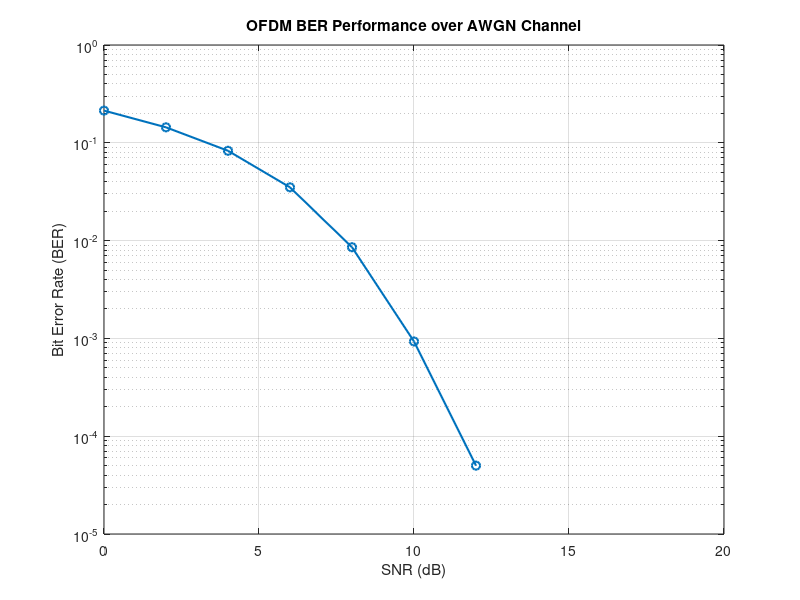

MATLAB code for this plot:
clc;
clear;
close all;

%% Step 5 - OFDM BER vs SNR over AWGN Channel

% Number of bits
numBits = 100000;

% OFDM parameters
Nfft = 64;
cpLength = 16;

% SNR range
snrRange = 0:2:20;

% Store BER values
berValues = zeros(size(snrRange));

%% Generate random bits

txBits = randi([0 1], numBits, 1);

% Make number of bits even
if mod(length(txBits),2) ~= 0
    txBits = txBits(1:end-1);
end

%% QPSK Modulation

bitPairs = reshape(txBits, 2, []).';

txSymbolsDecimal = bi2de(bitPairs, 'left-msb');

txQPSK = pskmod(txSymbolsDecimal, 4, pi/4);

%% Arrange symbols into OFDM symbols

numQPSKSymbols = length(txQPSK);

numOFDMSymbols = floor(numQPSKSymbols / Nfft);

txQPSK = txQPSK(1:numOFDMSymbols*Nfft);

ofdmInput = reshape(txQPSK, Nfft, numOFDMSymbols);

%% IFFT

ofdmTimeDomain = ifft(ofdmInput, Nfft, 1);

%% Add Cyclic Prefix

cyclicPrefix = ofdmTimeDomain(end-cpLength+1:end, :);

ofdmWithCP = [cyclicPrefix; ofdmTimeDomain];

%% Parallel to Serial

txSignal = ofdmWithCP(:);

%% Test different SNR values

for k = 1:length(snrRange)

    %% AWGN Channel

    rxSignal = awgn(txSignal, snrRange(k), 'measured');

    %% Receiver

    % Convert serial signal to OFDM symbols

    rxWithCP = reshape( ...
        rxSignal, ...
        Nfft + cpLength, ...
        numOFDMSymbols);

    %% Remove Cyclic Prefix

    rxWithoutCP = rxWithCP(cpLength+1:end, :);

    %% FFT

    rxFrequencyDomain = fft(rxWithoutCP, Nfft, 1);

    %% Parallel to Serial

    rxQPSK = rxFrequencyDomain(:);

    %% QPSK Demodulation

    rxSymbolsDecimal = pskdemod( ...
        rxQPSK, ...
        4, ...
        pi/4);

    %% Convert symbols to bits

    rxBitPairs = de2bi( ...
        rxSymbolsDecimal, ...
        2, ...
        'left-msb');

    rxBits = reshape(rxBitPairs.', [], 1);

    %% Calculate BER

    txBitsUsed = txBits(1:length(rxBits));

    [numErrors, ber] = biterr(txBitsUsed, rxBits);

    berValues(k) = ber;

    fprintf( ...
        'SNR = %2d dB   Bit Errors = %5d   BER = %.6f\n', ...
        snrRange(k), ...
        numErrors, ...
        ber);
end

%% Plot BER vs SNR

figure;

semilogy( ...
    snrRange, ...
    berValues, ...
    'o-', ...
    'LineWidth', ...
    1.5);

grid on;

xlabel('SNR (dB)');
ylabel('Bit Error Rate (BER)');

title('OFDM BER Performance over AWGN Channel');
